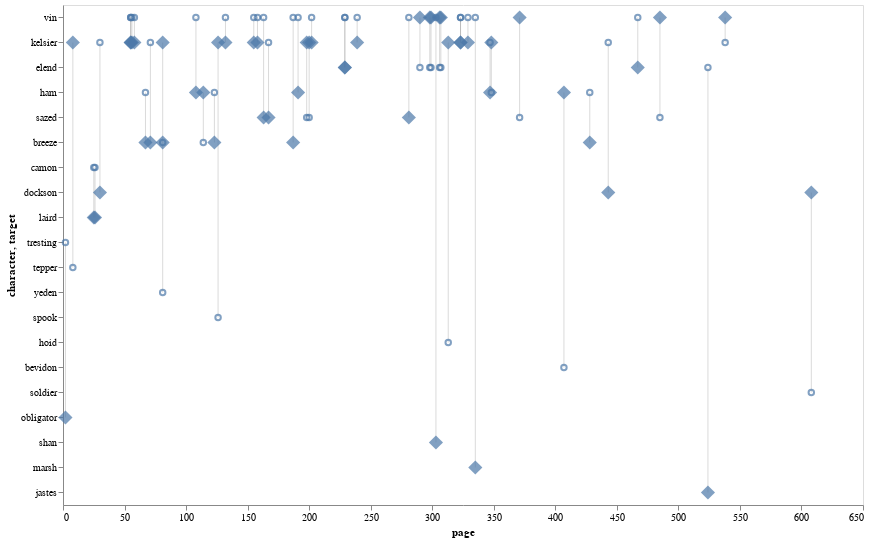

Notebook code for this chart:
### Code cell
# Individual characters transitions between eyebrow raisers to raisees



raisers = alt.Chart(fe).mark_point(size=200,shape='diamond',filled=True).encode(
    x='page:Q',
    #color=alt.value('blue'),
    y = alt.Y('character:N', sort=alt.EncodingSortField(field='char_order',op='count',order='descending')),
    
    
)

raisees = raisers.mark_point().encode(
    x='page:Q',
    #color=alt.value('orange'),
    y = alt.Y('target:N',sort=alt.EncodingSortField(field='char_order',op='count',order='descending')),# sort=custom_char_sort),
    
)


lines = raisers.mark_rule().encode(
    x = 'page:Q',
    y = alt.Y('character:N',sort=alt.EncodingSortField(field='char_order',op='count',order='descending')),
    y2 = alt.Y2('target:N'),
    opacity = alt.value(0.15)
)


chart =  lines + raisers + raisees 

chart.configure_axis(
    grid=False
).properties(
    height=500, 
    width=800
)

### Figure 1 — Vega-Lite specification as saved in the notebook (floating-point values rounded to 4 significant figures)
{"config": {"view": {"continuousWidth": 400, "continuousHeight": 300}, "axis": {"grid": false}}, "layer": [{"mark": "rule", "encoding": {"opacity": {"value": 0.15}, "x": {"type": "quantitative", "field": "page"}, "y": {"type": "nominal", "field": "character", "sort": {"field": "char_order", "op": "count", "order": "descending"}}, "y2": {"field": "target"}}}, {"mark": {"type": "point", "filled": true, "shape": "diamond", "size": 200}, "encoding": {"x": {"type": "quantitative", "field": "page"}, "y": {"type": "nominal", "field": "character", "sort": {"field": "char_order", "op": "count", "order": "descending"}}}}, {"mark": "point", "encoding": {"x": {"type": "quantitative", "field": "page"}, "y": {"type": "nominal", "field": "target", "sort": {"field": "char_order", "op": "count", "order": "descending"}}}}], "data": {"name": "data-f21fd9da2a8a5c36331b410cdedc1246"}, "height": 500, "width": 800, "$schema": "https://vega.github.io/schema/vega-lite/v4.0.2.json", "datasets": {"data-f21fd9da2a8a5c36331b410cdedc1246": [{"page": 2, "character": "obligator", "target": "tresting", "book": 1, "char_order": "obligator"}, {"page": 8, "character": "kelsier", "target": "tepper", "book": 1, "char_order": "kelsier"}, {"page": 25, "character": "laird", "target": "camon", "book": 1, "char_order": "laird"}, {"page": 26, "character": "laird", "target": "camon", "book": 1, "char_order": "laird"}, {"page": 30, "character": "dockson", "target": "kelsier", "book": 1, "char_order": "dockson"}, {"page": 55, "character": "kelsier", "target": "vin", "book": 1, "char_order": "kelsier"}, {"page": 55, "character": "kelsier", "target": "vin", "book": 1, "char_order": "kelsier"}, {"page": 56, "character": "kelsier", "target": "vin", "book": 1, "char_order": "kelsier"}, {"page": 58, "character": "kelsier", "target": "vin", "book": 1, "char_order": "kelsier"}, {"page": 67, "character": "breeze", "target": "ham", "book": 1, "char_order": "breeze"}, {"page": 71, "character": "breeze", "target": "kelsier", "book": 1, "char_order": "breeze"}, {"page": 81, "character": "kelsier", "target": "breeze", "book": 1, "char_order": "kelsier"}, {"page": 81, "character": "breeze", "target": "yeden", "book": 1, "char_order": "breeze"}, {"page": 108, "character": "ham", "target": "vin", "book": 1, "char_order": "ham"}, {"page": 114, "character": "ham", "target": "breeze", "book": 1, "char_order": "ham"}, {"page": 123, "character": "breeze", "target": "ham", "book": 1, "char_order": "breeze"}, {"page": 126, "character": "kelsier", "target": "spook", "book": 1, "char_order": "kelsier"}, {"page": 132, "character": "kelsier", "target": "vin", "book": 1, "char_order": "kelsier"}, {"page": 155, "character": "kelsier", "target": "vin", "book": 1, "char_order": "kelsier"}, {"page": 158, "character": "kelsier", "target": "vin", "book": 1, "char_order": "kelsier"}, {"page": 163, "character": "sazed", "target": "vin", "book": 1, "char_order": "sazed"}, {"page": 167, "character": "sazed", "target": "kelsier", "book": 1, "char_order": "sazed"}, {"page": 187, "character": "breeze", "target": "vin", "book": 1, "char_order": "breeze"}, {"page": 191, "character": "ham", "target": "vin", "book": 1, "char_order": "ham"}, {"page": 198, "character": "kelsier", "target": "sazed", "book": 1, "char_order": "kelsier"}, {"page": 200, "character": "kelsier", "target": "sazed", "book": 1, "char_order": "kelsier"}, {"page": 202, "character": "kelsier", "target": "vin", "book": 1, "char_order": "kelsier"}, {"page": 229, "character": "elend", "target": "vin", "book": 1, "char_order": "elend"}, {"page": 229, "character": "elend", "target": "vin", "book": 1, "char_order": "elend"}, {"page": 239, "character": "kelsier", "target": "vin", "book": 1, "char_order": "kelsier"}, {"page": 281, "character": "sazed", "target": "vin", "book": 1, "char_order": "sazed"}, {"page": 290, "character": "vin", "target": "elend", "book": 1, "char_order": "vin"}, {"page": 298, "character": "vin", "target": "elend", "book": 1, "char_order": "vin"}, {"page": 299, "character": "vin", "target": "elend", "book": 1, "char_order": "vin"}, {"page": 303, "character": "shan", "target": "vin", "book": 1, "char_order": "shan"}, {"page": 306, "character": "vin", "target": "elend", "book": 1, "char_order": "vin"}, {"page": 307, "character": "vin", "target": "elend", "book": 1, "char_order": "vin"}, {"page": 313, "character": "kelsier", "target": "hoid", "book": 1, "char_order": "kelsier"}, {"page": 323, "character": "kelsier", "target": "vin", "book": 1, "char_order": "kelsier"}, {"page": 323, "character": "kelsier", "target": "vin", "book": 1, "char_order": "kelsier"}, {"page": 329, "character": "kelsier", "target": "vin", "book": 1, "char_order": "kelsier"}, {"page": 335, "character": "marsh", "target": "vin", "book": 1, "char_order": "marsh"}, {"page": 347, "character": "ham", "target": "kelsier", "book": 1, "char_order": "ham"}, {"page": 348, "character": "kelsier", "target": "ham", "book": 1, "char_order": "kelsier"}, {"page": 371, "character": "vin", "target": "sazed", "book": 1, "char_order": "vin"}, {"page": 407, "character": "ham", "target": "bevidon", "book": 1, "char_order": "ham"}, {"page": 428, "character": "breeze", "target": "ham", "book": 1, "char_order": "breeze"}, {"page": 443, "character": "dockson", "target": "kelsier", "book": 1, "char_order": "dockson"}, {"page": 467, "character": "elend", "target": "vin", "book": 1, "char_order": "elend"}, {"page": 485, "character": "vin", "target": "sazed", "book": 1, "char_order": "vin"}, {"page": 524, "character": "jastes", "target": "elend", "book": 1, "char_order": "jastes"}, {"page": 538, "character": "vin", "target": "kelsier", "book": 1, "char_order": "vin"}, {"page": 608, "character": "dockson", "target": "soldier", "book": 1, "char_order": "dockson"}]}}
